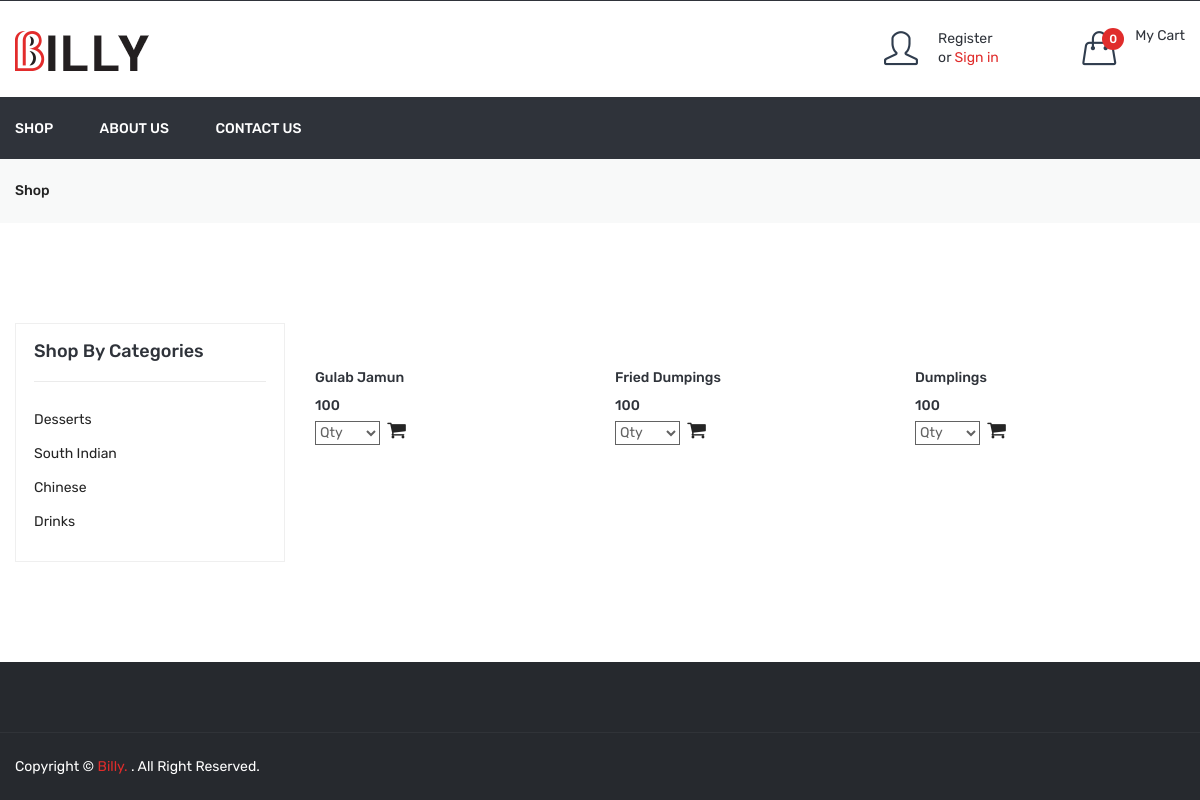
The app's page /shop.php, older data.
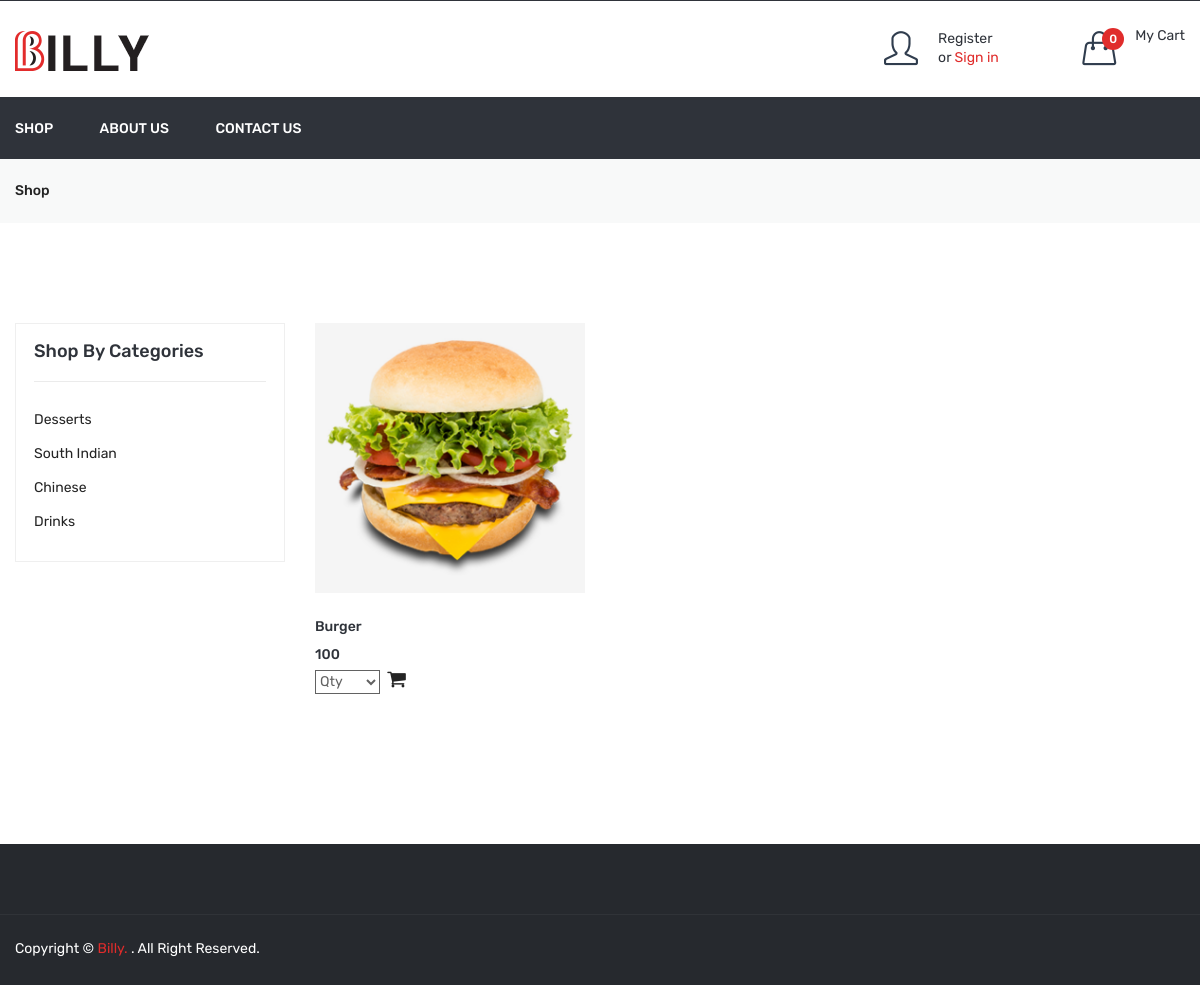
The same page, newer data.
### tables this page shows
CREATE TABLE `dish` (
  `id` int(11) NOT NULL,
  `category_id` int(11) NOT NULL,
  `dish` varchar(100) NOT NULL,
  `dish_detail` text NOT NULL,
  `image` varchar(100) NOT NULL,
  `status` int(11) NOT NULL,
  `added_on` datetime NOT NULL
);

CREATE TABLE `category` (
  `id` int(11) NOT NULL,
  `category` varchar(50) NOT NULL,
  `order_number` int(11) NOT NULL,
  `status` int(11) NOT NULL,
  `added_on` datetime NOT NULL
);

### shop.php (the view, shortened to what this page needs)
<?php
include ("header.php");
?>
    <div class="breadcrumb-area gray-bg">
        <div class="container">
            <div class="breadcrumb-content">
                <ul>
                    <li><a href="shop.php">Shop</a></li>
                </ul>
            </div>
        </div>
    </div>
    <div class="shop-page-area pt-100 pb-100">
        <div class="container">
            <div class="row flex-row-reverse">
                <div class="col-lg-9">
                    <?php
                    $product_sql="select * from dish where status=1";
                    $product_sql.=" order by dish desc";
                    $product_res=mysqli_query($con,$product_sql);
                    $product_count=mysqli_num_rows($product_res);
                    ?>
                    <div class="grid-list-product-wrapper">
                        <div class="product-grid product-view pb-20">
                            <?php if($product_count>0){?>
                                <div class="row">
                                    <?php while($product_row=mysqli_fetch_assoc($product_res)){?>
                                        <div class="product-width col-xl-4 col-lg-4 col-md-4 col-sm-6 col-12 mb-30">
                                            <div class="product-wrapper">
                                                <div class="product-img">
                                                    <a href="javascript:void(0)">
                                                        <img src="<?php echo SITE_DISH_IMAGE.$product_row['image']?>" alt="">
                                                    </a>
                                                </div>
                                                <div class="product-content">
                                                    <h4>
                                                        <a href="javascript:void(0)"><?php echo $product_row['dish']?> </a>
                                                    </h4>
                                                    <div class="product-price-wrapper">
                                                        <span>100</span>
                                                    </div>
                                                    <div class="product-price-wrapper">
                                                        <select class="select">
                                                            <option>Qty</option>
                                                        </select>
                                                        <i class="fa fa-shopping-cart cart_icon" aria-hidden="true" onclick="add_to cart()"></i>
                                                    </div>
                                                </div>
                                            </div>
                                        </div>
                                    <?php } ?>
                                </div>
                            <?php } else{
                                echo "No dish found";
                            }?>
                        </div>
                    </div>
                </div>
                <?php
                $cat_res=mysqli_query($con,"select * from category where status=1 order by order_number desc")
                ?>
                <div class="col-lg-3">
                    <div class="shop-sidebar-wrapper gray-bg-7 shop-sidebar-mrg">
                        <div class="shop-widget">
                            <h4 class="shop-sidebar-title">Shop By Categories</h4>
                            <div class="shop-catigory">
                                <ul id="faq" class="category_list">
                                    <?php
                                    while($cat_row=mysqli_fetch_assoc($cat_res)){
                                        $class="selected";
                                        echo "<li> <a class='$class' href='shop.php?cat_id=".$cat_row['id']."'>".$cat_row['category']."</a></li>";
                                    }
                                    ?>
                                </ul>
                            </div>
                        </div>
                    </div>
                </div>
            </div>
        </div>
    </div>
<?php
include("footer.php");
?>

### header.php (shortened to what this page needs)
<!doctype html>
<html class="no-js" lang="zxx">
<head>
    <link rel="stylesheet" href="assets/css/bootstrap.min.css">
    <link rel="stylesheet" href="assets/css/animate.css">
    <link rel="stylesheet" href="assets/css/owl.carousel.min.css">
    <link rel="stylesheet" href="assets/css/slick.css">
    <link rel="stylesheet" href="assets/css/chosen.min.css">
    <link rel="stylesheet" href="assets/css/ionicons.min.css">
    <link rel="stylesheet" href="assets/css/font-awesome.min.css">
    <link rel="stylesheet" href="assets/css/simple-line-icons.css">
    <link rel="stylesheet" href="assets/css/jquery-ui.css">
    <link rel="stylesheet" href="assets/css/meanmenu.min.css">
    <link rel="stylesheet" href="assets/css/style.css">
    <link rel="stylesheet" href="assets/css/responsive.css">
</head>
<body>
<header class="header-area">
    <div class="header-middle">
        <div class="container">
            <div class="row">
                <div class="col-lg-3 col-md-4 col-12 col-sm-4">
                    <div class="logo">
                        <a href="index.php">
                            <img alt="" src="assets/img/logo/logo.png">
                        </a>
                    </div>
                </div>
                <div class="col-lg-9 col-md-8 col-12 col-sm-8">
                    <div class="header-middle-right f-right">
                        <div class="header-login">
                            <?php
                                    if(!isset($_SESSION['FOOD_USER_NAME'])){
                                        ?>
                                    <a href="login-register.php">
                                        <div class="header-icon-style">
                                            <i class="icon-user icons header_icon"></i>
                                        </div>
                                        <div class="login-text-content header_icon">
                                                <p>Register <br> or <span>Sign in</span></p>
                                        </div>
                                    </a>
                                    <?php
                                            }
                                            ?>
                        </div>
                        <div class="header-wishlist">
                        </div>
                        <div class="header-cart">
                            <a href="#">
                                <div class="header-icon-style">
                                    <i class="icon-handbag icons"></i>
                                    <span class="count-style">0</span>
                                </div>
                                <div class="cart-text">
                                    <span class="digit">My Cart</span>
                                </div>
                            </a>
                        </div>
                    </div>
                </div>
            </div>
        </div>
    </div>
    <div class="header-bottom transparent-bar black-bg">
        <div class="container">
            <div class="row">
                <div class="col-lg-12 col-md-12 col-12">
                    <div class="main-menu">
                        <nav>
                            <ul>
                                <li><a href="shop.php">Shop</a></li>
                                <li><a href="about_us.php">About Us</a></li>
                                <li><a href="contact_us.php">Contact Us</a></li>
                            </ul>
                        </nav>
                    </div>
                </div>
            </div>
        </div>
    </div>
</header>

### footer.php (shortened to what this page needs)
<div class="footer-area black-bg-2 pt-70">
    <div class="footer-bottom-area border-top-4">
        <div class="container">
            <div class="row">
                <div class="col-lg-6 col-md-6 col-sm-7">
                    <div class="copyright">
                        <p>Copyright © <a href="#">Billy.</a> . All Right Reserved.</p>
                    </div>
                </div>
                <div class="col-lg-6 col-md-6 col-sm-5">
                    <div class="footer-social">
                        <ul>
                            <li><a href="#"><i class="ion-social-facebook"></i></a></li>
                            <li><a href="#"><i class="ion-social-twitter"></i></a></li>
                            <li><a href="#"><i class="ion-social-instagram-outline"></i></a></li>
                            <li><a href="#"><i class="ion-social-googleplus-outline"></i></a></li>
                            <li><a href="#"><i class="ion-social-rss"></i></a></li>
                            <li><a href="#"><i class="ion-social-dribbble-outline"></i></a></li>
                        </ul>
                    </div>
                </div>
            </div>
        </div>
    </div>
</div>
</body>
</html>

Row changes from the older to the newer data that the page shows:
removed dish: dish "Gulab Jamun"
removed dish: dish "Fried Dumpings"
removed dish: dish "Dumplings"
added dish: image (picture), dish "Burger"
